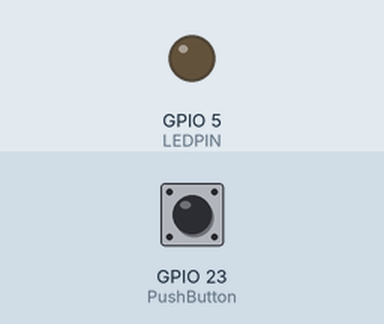
This sketch was run on a simulated ESP32. Shown: output pins drawn as LEDs (lit = HIGH). The inputs (shaded band) are chosen by the test bench; at power-on: GPIO 23 (PushButton) HIGH. Nothing arrives over Bluetooth unless stated.

Above: at 1.2 s.
1.3 s: GPIO 23 (PushButton) pulled LOW for 0.15 s
At 1.37 s:
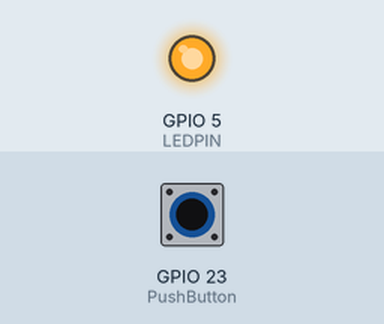
2.9 s: GPIO 23 (PushButton) pulled LOW for 3.2 s
At 6.9 s:
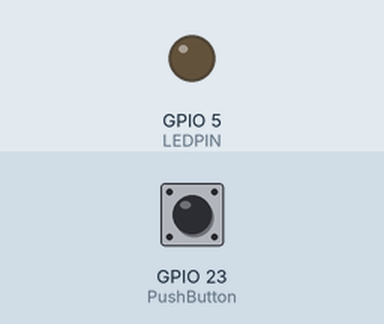
Timing chart, 0 to 8.4 s (numbered marks = the images above; inputs shaded):
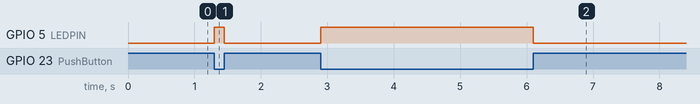

Measured:
- after the input at 1.3 s, GPIO 5 (LEDPIN): LOW → HIGH at once, → LOW 0.15 s later
- after the input at 2.9 s, GPIO 5 (LEDPIN): LOW → HIGH at once, → LOW 3.2 s later

The sketch:

SWITCH__LED__ESP32.ino
```cpp
// this header is needed for Bluetooth Serial -> works ONLY on ESP32
#include "BluetoothSerial.h"
//#include <ezButton.h>

// init Class:
BluetoothSerial ESP_BT;

// We assigned a name LED pin to pin number 5
const int LEDPIN = 5;

// We assigned a name PushButton to pin number 23
const int PushButton = 23;


// This Setup function is used to initialize everything
void setup()
{
  Serial.begin(19200);
  ESP_BT.begin("ESP32_Control");

  // This statement will declare pin 23 as digital input
  pinMode(PushButton, INPUT);

  // This statement will declare pin 5 as digital output
  pinMode(LEDPIN, OUTPUT);

  digitalWrite(LEDPIN, LOW);

}


void loop()
{
  int Push_button_state = digitalRead(PushButton);

  if ( Push_button_state == LOW )
  {
        digitalWrite(LEDPIN,HIGH);
        ESP_BT.write(10);
  }

  else
  {
        digitalWrite(LEDPIN, LOW);
  }
}
```
